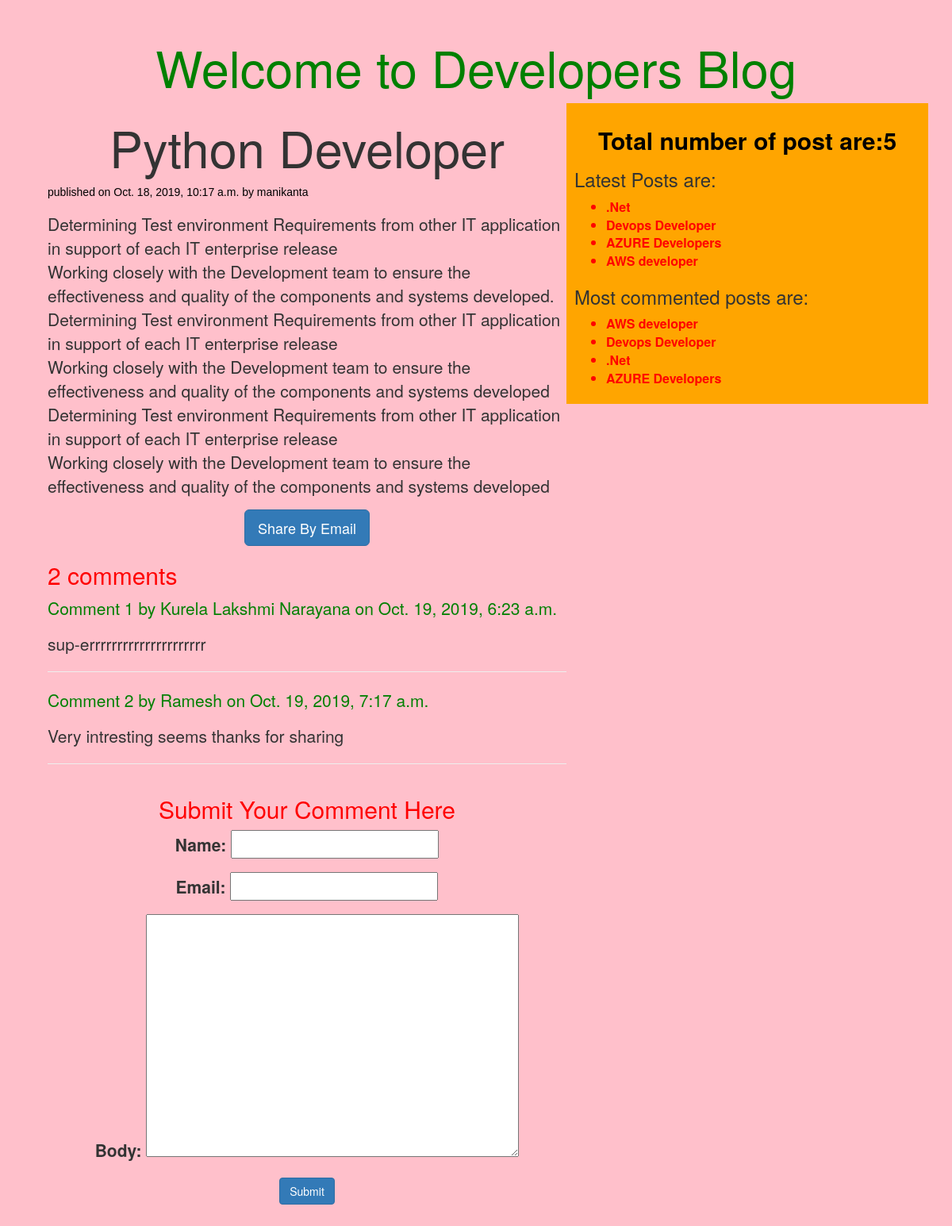
Screenshot of /2019/10/18/python-developer/ with the database file from the repository.
### testapp/models.py (models this page shows, shortened)
class post(models.Model):
    STATUS_CHOICES=(('draft','Draft'),('published','Published'))
    title=models.CharField(max_length=250)
    slug=models.SlugField(max_length=256,unique_for_date='publish')
    author=models.ForeignKey(User,on_delete=models.CASCADE,related_name='blog_posts')
    body=models.TextField()
    publish=models.DateTimeField(default=timezone.now)
    create_on=models.DateTimeField(auto_now_add=True)
    update=models.DateTimeField(auto_now=True)
    status=models.CharField(max_length=10,choices=STATUS_CHOICES,default='draft')
    objects=Manager()
    tags=TaggableManager()
    class meta:
        ordering = ('-publish',)
    def get_absolute_url(self):
        return reverse('post_details',args=[self.publish.year,self.publish.strftime('%m'),self.publish.strftime('%d'),
                                            self.slug])

class comments(models.Model):
    Post=models.ForeignKey(post,on_delete=models.CASCADE,related_name="comments")
    name=models.CharField(max_length=256)
    email=models.EmailField()
    body=models.TextField()
    created=models.DateTimeField(auto_now_add=True)
    updated=models.DateTimeField(auto_now=True)
    active=models.BooleanField(default=True)
    class meta:
        ordering=('-created')

### testapp/views.py (the view)
# urls.py: url(r'(?P<year>\d{4})/(?P<month>\d{2})/(?P<day>\d{2})/(?P<sl>[-\w]+)/$',post_detail,name='post_details')
def post_detail(request,year,month,day,sl):
    obj=get_object_or_404(post,publish__year=year,
                          status='published',
                          publish__month=month,
                          publish__day=day,
                          slug=sl)
    comments=obj.comments.filter(active=True)
    csubmit=False
    if request.method=='POST':
        form=commentsform(request.POST)
        if form.is_valid():
            new_cmnt=form.save(commit=False)
            new_cmnt.Post=obj
            new_cmnt.save()
            csubmit=True
    else:
        form=commentsform()
    return render(request,"testapp/post_detail.html",{'obj':obj,"comments":comments,"form":form,"csubmit":csubmit})

### testapp/forms.py
class commentsform(forms.ModelForm):
    class Meta:
        model=comments
        fields=('name','email','body')

### testapp/models.py (called while the page is built)
    def get_queryset(self):
        return super().get_queryset().filter(status='published')

### testapp/templatetags/blog_tags.py (called while the page is built)
@register.simple_tag()
def total_posts():
    return post.objects.count()

@register.inclusion_tag('testapp/tags.html')
def show_latest_posts(count=3):
    latest_posts=post.objects.order_by('-publish')[:count]
    return {'latest_posts':latest_posts}

@register.simple_tag()
def most_commented_posts(count=4):
    return post.objects.annotate(most_comments=Count('comments')).order_by('most_comments')[:count]

### templates/testapp/post_detail.html (shortened to what this page needs)
<!DOCTYPE html>
{% extends "testapp/base.html" %}
{% block content %}
    <h1>{{ obj.title|title }}</h1>
    <p id="date">published on {{ obj.publish }} by {{ obj.author }}</p>
    <p id="date">{{ obj.body|linebreaks }}</p>
    <div class="'container" align="center">
            <a href="/{{ obj.id }}/share/" class="btn btn-primary btn-lg" target="_blank" >Share By Email</a>
    </div>
    {% with  comments.count as comments_count %}
        <h2>{{ comments_count }} comment{{ comments_count|pluralize }}</h2>
    {% endwith %}
    {% if comments %}
        {% for comment in comments %}
            <p id="o">Comment {{ forloop.counter }} by {{ comment.name|title }} on {{ comment.created }}</p>
            <p id="ch">{{ comment.body|linebreaks }}</p><hr>
        {% endfor %}
    {% else %}
        <p>No Commets Yet</p>
    {% endif %}
    {% if csubmit %}
    <p id="cs">Comments Submitted successfully</p>
    {% else %}
    <div class="container" align="center">
        <h2>Submit Your Comment Here</h2>
        <form method="post">
                {{ form.as_p }}
                <input type="submit" class="btn btn-primary" value="Submit">
        </form>
    {% endif %}
    </div>
{% endblock %}

### templates/testapp/base.html (shortened to what this page needs)
<!DOCTYPE html>
{%load blog_tags%}
{% load staticfiles %}
<html lang="en">
<head>
    <link rel="stylesheet" href="https://stackpath.bootstrapcdn.com/bootstrap/3.4.1/css/bootstrap.min.css">
    <link rel="stylesheet" href="{% static "css/demo.css" %}">
</head>
<body>
<div class="jumbotron">
<h1 id="he" align="center" >Welcome to Developers Blog</h1>
   <div class="container">
           <div class="content">
                {% block content %}
                {% endblock %}
            </div>
            <div class="sidebar">
                <h2 id="mb">Total number of post are:{%total_posts%}</h2>
                <h3>Latest Posts are:</h3>{%show_latest_posts 4%}
                <h3>Most commented posts are:</h3>{%most_commented_posts as comments_posts %}
                <ul>
                  {%for cmnt in comments_posts %}
                  <li id="tag"><a id=tag href="{{cmnt.get_absolute_url}}">{{cmnt.title}}</a></li>
                  {%endfor%}
                </ul>
            </div>
</div>
</div>
</body>
</html>

### templates/testapp/tags.html
<ul>
  {%for post in latest_posts %}
  <li id="tag"><a id=tag href="{{post.get_absolute_url}}">{{post.title}}</a></li>
  {%endfor%}
</ul>

### static/css/demo.css (style rules this page uses)
.jumbotron { background-color: pink; }
.content { width:60%; float:left; background-color: pink; padding:0 0 0 30px; border: 10px; border-color: red; height:100%; }
.sidebar { width: 40%; float: right; padding: 10px; border: 30px; border-color: red; background-color: orange; height: 100%; }
h1 { text-align: center; padding: 1px; }
#date { color: black; font-family:Arial; font-size: 14px; }
h2 { color: red; }
#ch { color: deeppink; }
#o { color: green; }
#he { color: green; margin-top: 1px; }
#mb { text-align: center; color: black; font-weight: bold; }
#tag { font-size: medium; font-weight: bold; color: red; text-decoration-color: red; }

### rows the page displays
post: title "Python Developer", publish "Oct. 18, 2019, 10:17 a.m.", author "manikanta", body "Determining Test environment Requirements from other IT application in support of each IT enterprise release Working closely with the Development team to ensure the effectiveness and quality of the components and systems developed. Determining Test environment Requirements from other IT application in support of each IT enterprise release Working closely with the Development team to ensure the effectiveness and quality of the components and systems developed Determining Test environment Requirements from other IT application in support of each IT enterprise release Working closely with the Development team to ensure the effectiveness and quality of the components and systems developed"
comments: name "Kurela Lakshmi Narayana", created "Oct. 19, 2019, 6:23 a.m.", body "sup-errrrrrrrrrrrrrrrrrrrr"
comments: name "Ramesh", created "Oct. 19, 2019, 7:17 a.m.", body "Very intresting seems thanks for sharing"
post: title ".Net"
post: title "Devops Developer"
post: title "AZURE Developers"
post: title "AWS developer"

### other values shown
{{ comments_count }} "2"
